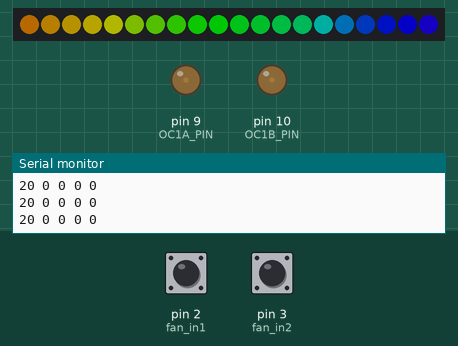
This sketch was run on a simulated Arduino Uno, built with avr-gcc and run on an emulated ATmega328P. On the bench: 20 RGB LEDs in strip order, left to right, output pins drawn as LEDs (lit = HIGH), the last lines printed to the serial monitor. Inputs (shaded band) come from the test bench; at power-on: pin 2 (fan_in1) LOW, pin 3 (fan_in2) LOW. Dim RGB values are drawn brighter than linear.

Above: at 4.2 s.
4.3 s: pin 2 (fan_in1) driven HIGH
At 5.29 s:
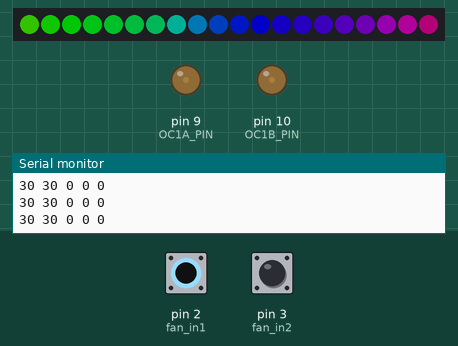
6.9 s: pin 3 (fan_in2) driven HIGH
At 7.41 s:
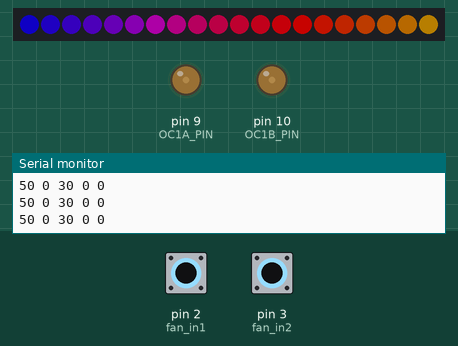
9.3 s: pin 2 (fan_in1) pulsed LOW 5 times (0.12 s each, 0.3 s apart)
At 10.46 s:
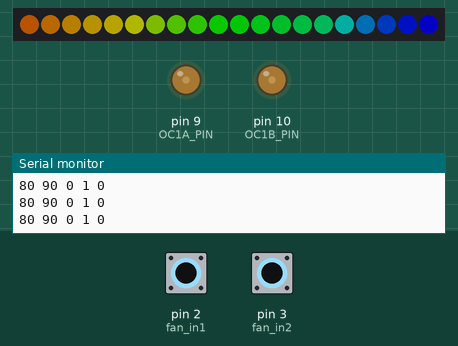
12.4 s: pin 3 (fan_in2) pulsed LOW 2 times (0.12 s each, 0.3 s apart)
At 13.5 s:
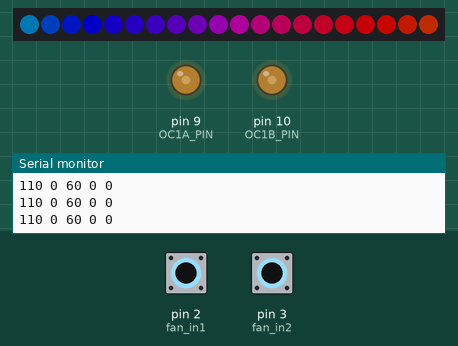
Timing chart, 0 to 26.7 s (numbered marks = the images above; inputs shaded):
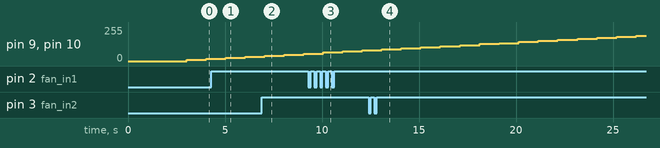

Measured:
- after the input at 9.3 s, the LEDs: first differ from a run without the input after 1.0 s (image 3)

The sketch:

Fan_speed_plus_rgb.ino
```cpp
// ARGB control
#include <FastLED.h>

FASTLED_USING_NAMESPACE

#if defined(FASTLED_VERSION) && (FASTLED_VERSION < 3001000)
#warning "Requires FastLED 3.1 or later; check github for latest code."
#endif

#define DATA_PIN 11
//#define CLK_PIN   4
#define LED_TYPE WS2811
#define COLOR_ORDER GRB
#define NUM_LEDS 20
CRGB leds[NUM_LEDS];

#define BRIGHTNESS 100
#define FRAMES_PER_SECOND 120

//Fan control def
const byte OC1A_PIN = 9;
const byte OC1B_PIN = 10;
const word PWM_FREQ_HZ = 25000;  //Adjust this value to adjust the frequency (Frequency in HZ!) (Set currently to 25kHZ)
const word TCNT1_TOP = 16000000 / (2 * PWM_FREQ_HZ);

//Fan read RPM
const int fan_in1 = 2;
const int fan_in2 = 3;
unsigned int count1 = 0;
unsigned int count2 = 0;
long previousMillis = 0;
unsigned int rpm1;
unsigned int rpm2;

int speed = 0;


void setup() {
  //ARG Setup
  delay(3000);  // 3 second delay for recovery
  // tell FastLED about the LED strip configuration
  FastLED.addLeds<LED_TYPE, DATA_PIN, COLOR_ORDER>(leds, NUM_LEDS).setCorrection(TypicalLEDStrip);
  // set master brightness control
  FastLED.setBrightness(BRIGHTNESS);

  //Intial setup fan control
  pinMode(OC1A_PIN, OUTPUT);
  pinMode(OC1B_PIN, OUTPUT);

  // Clear Timer1 control and count registers
  TCCR1A = 0;
  TCCR1B = 0;
  TCNT1 = 0;

  // Set Timer1 configuration
  // COM1A(1:0) = 0b10   (Output A clear rising/set falling)
  // COM1B(1:0) = 0b00   (Output B normal operation)
  // WGM(13:10) = 0b1010 (Phase correct PWM)
  // ICNC1      = 0b0    (Input capture noise canceler disabled)
  // ICES1      = 0b0    (Input capture edge select disabled)
  // CS(12:10)  = 0b001  (Input clock select = clock/1)

  TCCR1A |= (1 << COM1A1) | (1 << COM1B1) | (1 << WGM11);
  TCCR1B |= (1 << WGM13) | (1 << CS10);

  ICR1 = TCNT1_TOP;

  OCR1A = 0;
  OCR1B = 0;

  Serial.begin(9600);
  pinMode(fan_in1, INPUT);
  pinMode(fan_in2, INPUT);
  attachInterrupt(digitalPinToInterrupt(fan_in1), counter1, RISING);
  attachInterrupt(digitalPinToInterrupt(fan_in2), counter2, RISING);
}

uint8_t gHue = 0;  // rotating "base color" used by many of the patterns

void loop() {
  //ARG loop
  // Call the current pattern function once, updating the 'leds' array
  rainbow();
  // send the 'leds' array out to the actual LED strip
  FastLED.show();
  // insert a delay to keep the framerate modest
  FastLED.delay(1000 / FRAMES_PER_SECOND);
  // do some periodic updates
  EVERY_N_MILLISECONDS(20) {
    gHue++;
  }  // slowly cycle the "base color" through the rainbow

  //loop fan control
  //setPwmDuty(90);
  analogWrite(OC1A_PIN,speed);
  analogWrite(OC1B_PIN,speed);


  //loop read speed
  unsigned long currentMillis = millis();
  if (currentMillis - previousMillis > 1000) {
    previousMillis = currentMillis;
    rpm1 = count1 * 30;
    rpm2 = count2 * 30;
    count1 = 0;
    count2 = 0;
    speed = speed + 10;
    if (speed > 255){
      speed = 255;
    }
  }


  //Serial fan speed output
  Serial.print(speed);
  Serial.print(" ");
  Serial.print(rpm1);
  Serial.print(" ");
  Serial.print(rpm2);
  Serial.print(" ");
  Serial.print(count1);
  Serial.print(" ");
  Serial.println(count2);
}
void rainbow() {
  // FastLED's built-in rainbow generator
  fill_rainbow(leds, NUM_LEDS, gHue, 7);
}
void counter1() {
  count1++;
}
void counter2() {
  count2++;
}

void setPwmDuty(byte duty) {
  OCR1A = (word)(duty * TCNT1_TOP) / 100;
  ;
  OCR1B = (word)(duty * TCNT1_TOP) / 100;
  ;
}
```
